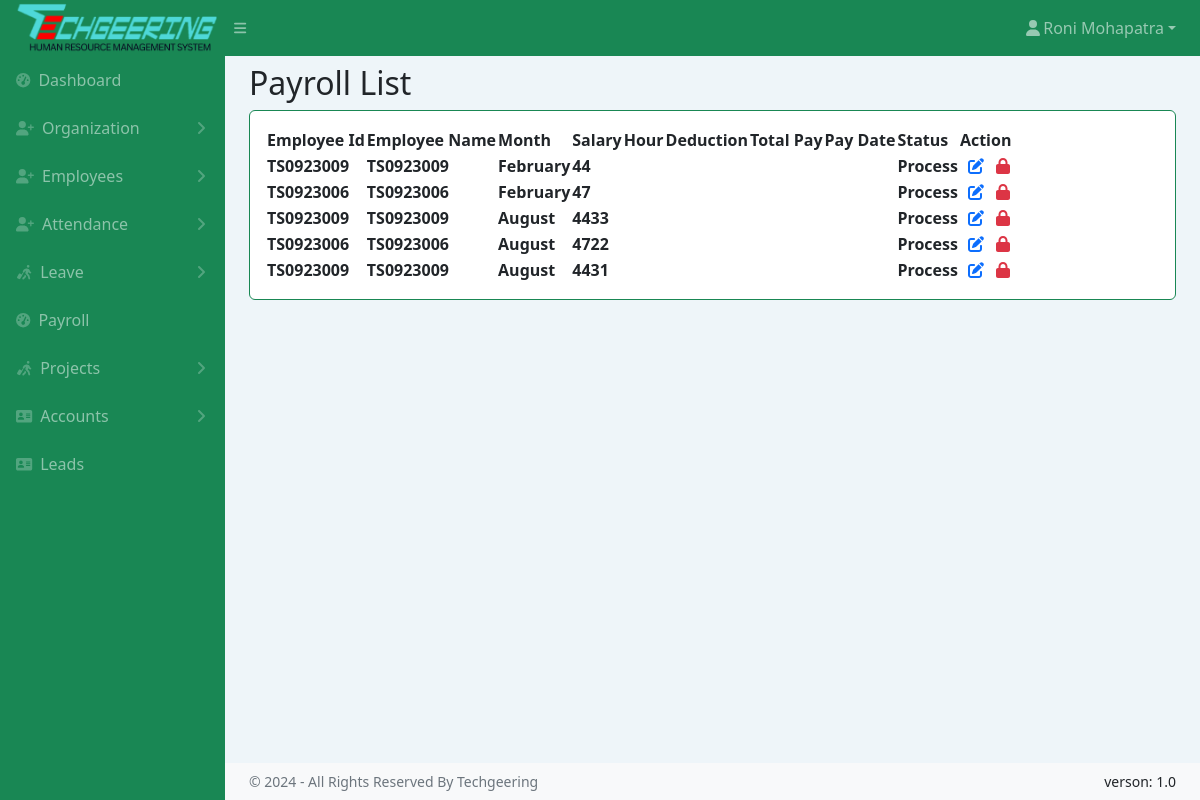
Screenshot of /payrollList.php (signed in) with the database file from the repository.
### tables this page shows
CREATE TABLE `employee` (
  `id` int(11) NOT NULL,
  `em_code` varchar(64) DEFAULT NULL,
  `des_id` int(11) DEFAULT NULL,
  `dep_id` int(11) DEFAULT NULL,
  `full_name` varchar(128) DEFAULT NULL,
  `father_name` varchar(50) NOT NULL,
  `mother_name` varchar(50) NOT NULL,
  `em_email` varchar(64) DEFAULT NULL,
  `prof_email` varchar(70) NOT NULL,
  `marital_status` varchar(20) NOT NULL,
  `em_password` varchar(512) NOT NULL,
  `em_role` int(10) NOT NULL,
  `status` enum('ACTIVE','INACTIVE') NOT NULL DEFAULT 'ACTIVE',
  `em_gender` enum('Male','Female') NOT NULL DEFAULT 'Male',
  `em_phone` varchar(64) DEFAULT NULL,
  `em_wahtsapp` varchar(64) DEFAULT NULL,
  `em_birthday` varchar(128) DEFAULT NULL,
  `em_blood_group` enum('O+','O-','A+','A-','B+','B-','AB+','OB+') DEFAULT NULL,
  `em_joining_date` varchar(128) DEFAULT NULL,
  `last_company_date` date DEFAULT NULL,
  `em_contact_end` varchar(128) DEFAULT NULL,
  `em_image` varchar(128) DEFAULT NULL,
  `em_aadher` varchar(64) DEFAULT NULL,
  `em_pan` varchar(20) NOT NULL,
  `emergency_contact` int(10) NOT NULL
);

CREATE TABLE `pay_salary` (
  `pay_id` int(14) NOT NULL,
  `emp_id` varchar(64) DEFAULT NULL,
  `type_id` int(14) NOT NULL,
  `month` varchar(64) DEFAULT NULL,
  `year` varchar(64) DEFAULT NULL,
  `paid_date` varchar(64) DEFAULT NULL,
  `total_days` varchar(64) DEFAULT NULL,
  `basic` varchar(64) DEFAULT NULL,
  `medical` varchar(64) DEFAULT NULL,
  `house_rent` varchar(64) DEFAULT NULL,
  `transporting` int(11) DEFAULT NULL,
  `bonus` varchar(64) DEFAULT NULL,
  `bima` varchar(64) DEFAULT NULL,
  `tax` varchar(64) DEFAULT NULL,
  `provident_fund` varchar(64) DEFAULT NULL,
  `loan` varchar(64) DEFAULT NULL,
  `total_pay` varchar(128) DEFAULT NULL,
  `performance_bonus` int(11) NOT NULL,
  `other_diduction` int(11) NOT NULL,
  `status` enum('Paid','Process') DEFAULT 'Process',
  `paid_type` enum('Hand Cash','Bank') NOT NULL DEFAULT 'Bank'
);

### payrollList.php (the view, shortened to what this page needs)
<!DOCTYPE html>
<html lang="en">
<head>
    <link href="https://cdn.jsdelivr.net/npm/simple-datatables@7.1.2/dist/style.min.css" rel="stylesheet" />
    <link href="assets/css/styles.css" rel="stylesheet" />
</head>
<body class="sb-nav-fixed">
    <?php include 'common/topnav.php' ?>
    <div id="layoutSidenav">
        <?php include 'common/sidenav.php' ?>
        <div id="layoutSidenav_content">
            <main>
                <div class="container-fluid px-4">
                    <div class="d-flex justify-content-between align-items-center">
                        <h2 class="my-2">Payroll List</h2>
                    </div>
                    <div class="card mb-4">
                        <div class="card-body">
                            <table id="datatablesSimple">
                                <thead>
                                    <tr>
                                        <th>Employee Id</th>
                                        <th>Employee Name</th>
                                        <th>Month</th>
                                        <th>Salary</th>
                                        <th>Hour</th>
                                        <th>Deduction</th>
                                        <th>Total Pay</th>
                                        <th>Pay Date</th>
                                        <th>Status</th>
                                        <th>Action</th>
                                    </tr>
                                </thead>
                                <tbody>
                                    <?php
                                    include "common/conn.php";
                                    $sql = "SELECT * FROM pay_salary";
                                    $result = $conn->query($sql);
                                    if ($result->num_rows > 0) {
                                        while ($row = $result->fetch_assoc()) {
                                            ?>
                                            <tr>
                                                <th><?php echo $row["emp_id"]; ?></th>
                                                <th><?php echo $row["emp_id"]; ?></th>
                                                <th><?php echo $row["month"]; ?></th>
                                                <th><?php echo $row["basic"]; ?></th>
                                                <th><?php echo $row["total_days"]; ?></th>
                                                <th><?php echo $row["diduction"]; ?></th>
                                                <th><?php echo $row["total_pay"]; ?></th>
                                                <th><?php echo $row["paid_date"]; ?></th>
                                                <th><?php echo $row["status"]; ?></th>
                                                <th>
                                                    <i class="fa-solid fa-pen-to-square me-2 ms-2 text-primary"></i>
                                                    <i class="fa-solid fa-lock text-danger"></i>
                                                </th>
                                            </tr>
                                            <?php
                                        }
                                    } else {
                                        echo "0 results";
                                    }
                                    ?>
                                </tbody>
                            </table>
                        </div>
                    </div>
                </div>
            </main>
            <?php include 'common/copyrightfooter.php' ?>
        </div>
    </div>
</body>
</html>

### common/topnav.php (shortened to what this page needs)
<?php
$userid = $_SESSION['username'];
?>
<nav class="sb-topnav navbar navbar-expand navbar-dark bg-success">
    <a class="navbar-brand ps-3 text-center" href="index.php">
        <img src="assets/img/logo.png" class="img-fluid">
    </a>
    <button class="btn btn-link btn-sm order-1 order-lg-0 me-4 me-lg-0" id="sidebarToggle" href="#!"><i
            class="fas fa-bars"></i></button>
    <ul class="navbar-nav ms-auto me-0 me-md-3 my-2 my-md-0">
        <li class="nav-item dropdown">
            <?php
            include "common/conn.php";
            $sql = "SELECT * FROM employee WHERE id=$userid";
            $result = $conn->query($sql);
            if ($result->num_rows > 0) {
                $row = $result->fetch_assoc();
            }
            ?>
            <a class="nav-link dropdown-toggle" id="navbarDropdown" href="#" role="button" data-bs-toggle="dropdown"
                aria-expanded="false"><i class="fas fa-user fa-fw"></i><?php echo $row["full_name"]; ?></a>
        </li>
    </ul>
</nav>

### rows the page displays
employee: full_name "Roni Mohapatra"
pay_salary: emp "TS0923009", month "February", basic "44", status "Process"
pay_salary: emp "TS0923006", month "February", basic "47", status "Process"
pay_salary: emp "TS0923009", month "August", basic "4433", status "Process"
pay_salary: emp "TS0923006", month "August", basic "4722", status "Process"
pay_salary: emp "TS0923009", month "August", basic "4431", status "Process"
